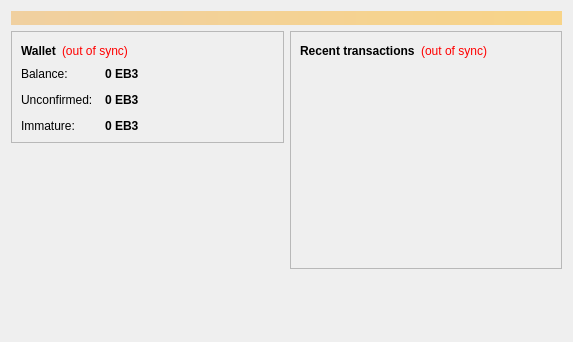
<?xml version="1.0" encoding="UTF-8"?>
<ui version="4.0">
 <class>OverviewPage</class>
 <widget class="QWidget" name="OverviewPage">
  <property name="geometry">
   <rect>
    <x>0</x>
    <y>0</y>
    <width>573</width>
    <height>342</height>
   </rect>
  </property>
  <property name="windowTitle">
   <string>Form</string>
  </property>
  <layout class="QVBoxLayout" name="topLayout">
   <item>
    <widget class="QLabel" name="labelAlerts">
     <property name="visible">
      <bool>false</bool>
     </property>
     <property name="styleSheet">
      <string notr="true">background-color: qlineargradient(x1: 0, y1: 0, x2: 1, y2: 0, stop:0 #F0D0A0, stop:1 #F8D488); color:#000000;</string>
     </property>
     <property name="wordWrap">
      <bool>true</bool>
     </property>
     <property name="margin">
      <number>3</number>
     </property>
    </widget>
   </item>
   <item>
    <layout class="QHBoxLayout" name="horizontalLayout" stretch="1,1">
     <item>
      <layout class="QVBoxLayout" name="verticalLayout_2">
       <item>
        <widget class="QFrame" name="frame">
         <property name="frameShape">
          <enum>QFrame::StyledPanel</enum>
         </property>
         <property name="frameShadow">
          <enum>QFrame::Raised</enum>
         </property>
         <layout class="QVBoxLayout" name="verticalLayout_4">
          <item>
           <layout class="QHBoxLayout" name="horizontalLayout_4">
            <item>
             <widget class="QLabel" name="label_5">
              <property name="font">
               <font>
                <weight>75</weight>
                <bold>true</bold>
               </font>
              </property>
              <property name="text">
               <string>Wallet</string>
              </property>
             </widget>
            </item>
            <item>
             <widget class="QLabel" name="labelWalletStatus">
              <property name="toolTip">
               <string>The displayed information may be out of date. Your wallet automatically synchronizes with the EuroBit network after a connection is established, but this process has not completed yet.</string>
              </property>
              <property name="styleSheet">
               <string notr="true">QLabel { color: red; }</string>
              </property>
              <property name="text">
               <string notr="true">(out of sync)</string>
              </property>
              <property name="alignment">
               <set>Qt::AlignLeading|Qt::AlignLeft|Qt::AlignVCenter</set>
              </property>
             </widget>
            </item>
            <item>
             <spacer name="horizontalSpacer_2">
              <property name="orientation">
               <enum>Qt::Horizontal</enum>
              </property>
              <property name="sizeHint" stdset="0">
               <size>
                <width>40</width>
                <height>20</height>
               </size>
              </property>
             </spacer>
            </item>
           </layout>
          </item>
          <item>
           <layout class="QFormLayout" name="formLayout_2">
            <property name="fieldGrowthPolicy">
             <enum>QFormLayout::AllNonFixedFieldsGrow</enum>
            </property>
            <property name="horizontalSpacing">
             <number>12</number>
            </property>
            <property name="verticalSpacing">
             <number>12</number>
            </property>
            <item row="0" column="0">
             <widget class="QLabel" name="label">
              <property name="text">
               <string>Balance:</string>
              </property>
             </widget>
            </item>
            <item row="0" column="1">
             <widget class="QLabel" name="labelBalance">
              <property name="font">
               <font>
                <weight>75</weight>
                <bold>true</bold>
               </font>
              </property>
              <property name="cursor">
               <cursorShape>IBeamCursor</cursorShape>
              </property>
              <property name="toolTip">
               <string>Your current balance</string>
              </property>
              <property name="text">
               <string notr="true">0 EB3</string>
              </property>
              <property name="textInteractionFlags">
               <set>Qt::LinksAccessibleByMouse|Qt::TextSelectableByKeyboard|Qt::TextSelectableByMouse</set>
              </property>
             </widget>
            </item>
            <item row="1" column="0">
             <widget class="QLabel" name="label_3">
              <property name="text">
               <string>Unconfirmed:</string>
              </property>
             </widget>
            </item>
            <item row="1" column="1">
             <widget class="QLabel" name="labelUnconfirmed">
              <property name="font">
               <font>
                <weight>75</weight>
                <bold>true</bold>
               </font>
              </property>
              <property name="cursor">
               <cursorShape>IBeamCursor</cursorShape>
              </property>
              <property name="toolTip">
               <string>Total of transactions that have yet to be confirmed, and do not yet count toward the current balance</string>
              </property>
              <property name="text">
               <string notr="true">0 EB3</string>
              </property>
              <property name="textInteractionFlags">
               <set>Qt::LinksAccessibleByMouse|Qt::TextSelectableByKeyboard|Qt::TextSelectableByMouse</set>
              </property>
             </widget>
            </item>
            <item row="2" column="0">
             <widget class="QLabel" name="labelImmatureText">
              <property name="text">
               <string>Immature:</string>
              </property>
             </widget>
            </item>
            <item row="2" column="1">
             <widget class="QLabel" name="labelImmature">
              <property name="font">
               <font>
                <weight>75</weight>
                <bold>true</bold>
               </font>
              </property>
              <property name="toolTip">
               <string>Mined balance that has not yet matured</string>
              </property>
              <property name="text">
               <string notr="true">0 EB3</string>
              </property>
              <property name="textInteractionFlags">
               <set>Qt::LinksAccessibleByMouse|Qt::TextSelectableByKeyboard|Qt::TextSelectableByMouse</set>
              </property>
             </widget>
            </item>
           </layout>
          </item>
         </layout>
        </widget>
       </item>
       <item>
        <spacer name="verticalSpacer">
         <property name="orientation">
          <enum>Qt::Vertical</enum>
         </property>
         <property name="sizeHint" stdset="0">
          <size>
           <width>20</width>
           <height>40</height>
          </size>
         </property>
        </spacer>
       </item>
        <item>
         <widget class="QLabel" name="label_wallet_bgcoin">
          <property name="text">
           <string/>
          </property>
          <property name="pixmap">
           <pixmap resource="../bitcoin.qrc">:/images/wallet_bgcoin</pixmap>
          </property>
          <property name="scaledContents">
           <bool>false</bool>
          </property>
          <property name="alignment">
           <set>Qt::AlignCenter</set>
          </property>
          <property name="margin">
           <number>-2</number>
          </property>
         </widget>
        </item>
        <item>
         <widget class="QLabel" name="label_6">
          <property name="text">
           <string/>
          </property>
         </widget>
        </item>
      </layout>
     </item>
     <item>
      <layout class="QVBoxLayout" name="verticalLayout_3">
       <item>
        <widget class="QFrame" name="frame_2">
         <property name="frameShape">
          <enum>QFrame::StyledPanel</enum>
         </property>
         <property name="frameShadow">
          <enum>QFrame::Raised</enum>
         </property>
         <layout class="QVBoxLayout" name="verticalLayout">
          <item>
           <layout class="QHBoxLayout" name="horizontalLayout_2">
            <item>
             <widget class="QLabel" name="label_4">
              <property name="text">
               <string>&lt;b&gt;Recent transactions&lt;/b&gt;</string>
              </property>
             </widget>
            </item>
            <item>
             <widget class="QLabel" name="labelTransactionsStatus">
              <property name="toolTip">
               <string>The displayed information may be out of date. Your wallet automatically synchronizes with the EuroBit network after a connection is established, but this process has not completed yet.</string>
              </property>
              <property name="styleSheet">
               <string notr="true">QLabel { color: red; }</string>
              </property>
              <property name="text">
               <string notr="true">(out of sync)</string>
              </property>
              <property name="alignment">
               <set>Qt::AlignRight|Qt::AlignTrailing|Qt::AlignVCenter</set>
              </property>
             </widget>
            </item>
            <item>
             <spacer name="horizontalSpacer">
              <property name="orientation">
               <enum>Qt::Horizontal</enum>
              </property>
              <property name="sizeHint" stdset="0">
               <size>
                <width>40</width>
                <height>20</height>
               </size>
              </property>
             </spacer>
            </item>
           </layout>
          </item>
          <item>
           <widget class="QListView" name="listTransactions">
            <property name="styleSheet">
             <string notr="true">QListView { background: transparent; }</string>
            </property>
            <property name="frameShape">
             <enum>QFrame::NoFrame</enum>
            </property>
            <property name="verticalScrollBarPolicy">
             <enum>Qt::ScrollBarAlwaysOff</enum>
            </property>
            <property name="horizontalScrollBarPolicy">
             <enum>Qt::ScrollBarAlwaysOff</enum>
            </property>
            <property name="selectionMode">
             <enum>QAbstractItemView::NoSelection</enum>
            </property>
           </widget>
          </item>
         </layout>
        </widget>
       </item>
       <item>
        <spacer name="verticalSpacer_2">
         <property name="orientation">
          <enum>Qt::Vertical</enum>
         </property>
         <property name="sizeHint" stdset="0">
          <size>
           <width>20</width>
           <height>40</height>
          </size>
         </property>
        </spacer>
       </item>
      </layout>
     </item>
    </layout>
   </item>
  </layout>
 </widget>
 <resources/>
 <connections/>
</ui>
